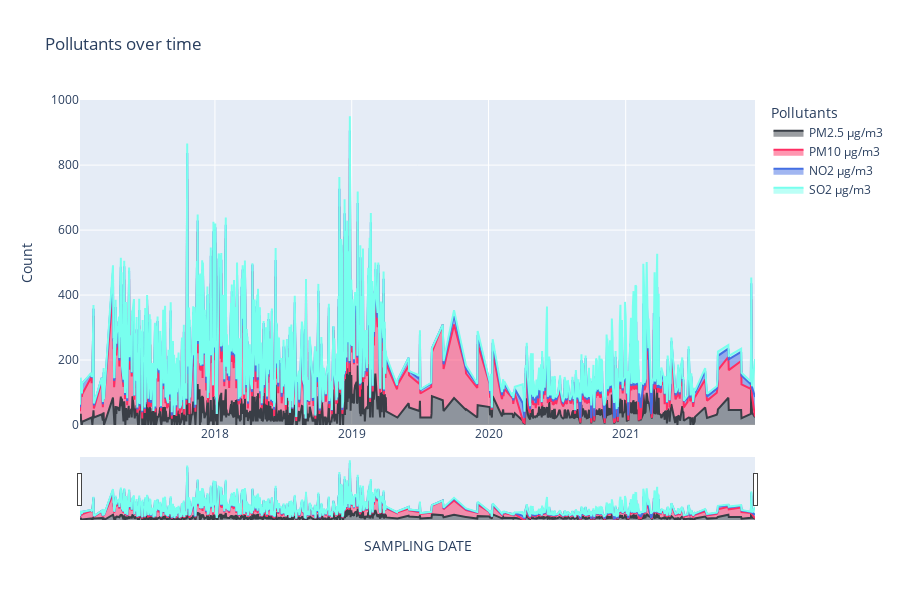

Source (notebook cell):
### Code cell
pollutants = ['PM2.5 µg/m3', 'PM10 µg/m3', 'NO2 µg/m3', 'SO2 µg/m3']

temp=df_total.groupby('SAMPLING DATE')['PM2.5 µg/m3', 'PM10 µg/m3', 'NO2 µg/m3', 'SO2 µg/m3'].sum().reset_index()
temp=temp.melt(id_vars="SAMPLING DATE",value_vars=pollutants,var_name='Pollutants',value_name='Count')
temp.head()

import plotly.express as px
fig=px.area(temp,x='SAMPLING DATE',y='Count',color='Pollutants',height=600,title='Pollutants over time',color_discrete_sequence=['#393e46', '#ff2e63', '#456fe3','#78ffee'])
fig.update_layout(xaxis_rangeslider_visible=True)
fig.show()

### Figure 1 — Plotly figure (JSON) as saved in the notebook; plotly's stock layout.template omitted (floating-point values rounded to 4 significant figures; data arrays with more than 128 entries replaced by an {"elided": "..."} marker saying what was removed)
{"data": [{"hovertemplate": "Pollutants=PM2.5 µg/m3<br>SAMPLING DATE=%{x}<br>Count=%{y}<extra></extra>", "legendgroup": "PM2.5 µg/m3", "line": {"color": "#393e46"}, "mode": "lines", "name": "PM2.5 µg/m3", "orientation": "v", "showlegend": true, "stackgroup": "1", "type": "scatter", "x": {"elided": "749 str values"}, "xaxis": "x", "y": {"elided": "749 float values"}, "yaxis": "y"}, {"hovertemplate": "Pollutants=PM10 µg/m3<br>SAMPLING DATE=%{x}<br>Count=%{y}<extra></extra>", "legendgroup": "PM10 µg/m3", "line": {"color": "#ff2e63"}, "mode": "lines", "name": "PM10 µg/m3", "orientation": "v", "showlegend": true, "stackgroup": "1", "type": "scatter", "x": {"elided": "749 str values"}, "xaxis": "x", "y": {"elided": "749 float values"}, "yaxis": "y"}, {"hovertemplate": "Pollutants=NO2 µg/m3<br>SAMPLING DATE=%{x}<br>Count=%{y}<extra></extra>", "legendgroup": "NO2 µg/m3", "line": {"color": "#456fe3"}, "mode": "lines", "name": "NO2 µg/m3", "orientation": "v", "showlegend": true, "stackgroup": "1", "type": "scatter", "x": {"elided": "749 str values"}, "xaxis": "x", "y": {"elided": "749 float values"}, "yaxis": "y"}, {"hovertemplate": "Pollutants=SO2 µg/m3<br>SAMPLING DATE=%{x}<br>Count=%{y}<extra></extra>", "legendgroup": "SO2 µg/m3", "line": {"color": "#78ffee"}, "mode": "lines", "name": "SO2 µg/m3", "orientation": "v", "showlegend": true, "stackgroup": "1", "type": "scatter", "x": {"elided": "749 str values"}, "xaxis": "x", "y": {"elided": "749 float values"}, "yaxis": "y"}], "layout": {"height": 600, "legend": {"title": {"text": "Pollutants"}, "tracegroupgap": 0}, "title": {"text": "Pollutants over time"}, "xaxis": {"anchor": "y", "domain": [0, 1], "rangeslider": {"visible": true}, "title": {"text": "SAMPLING DATE"}}, "yaxis": {"anchor": "x", "domain": [0, 1], "title": {"text": "Count"}}}}
